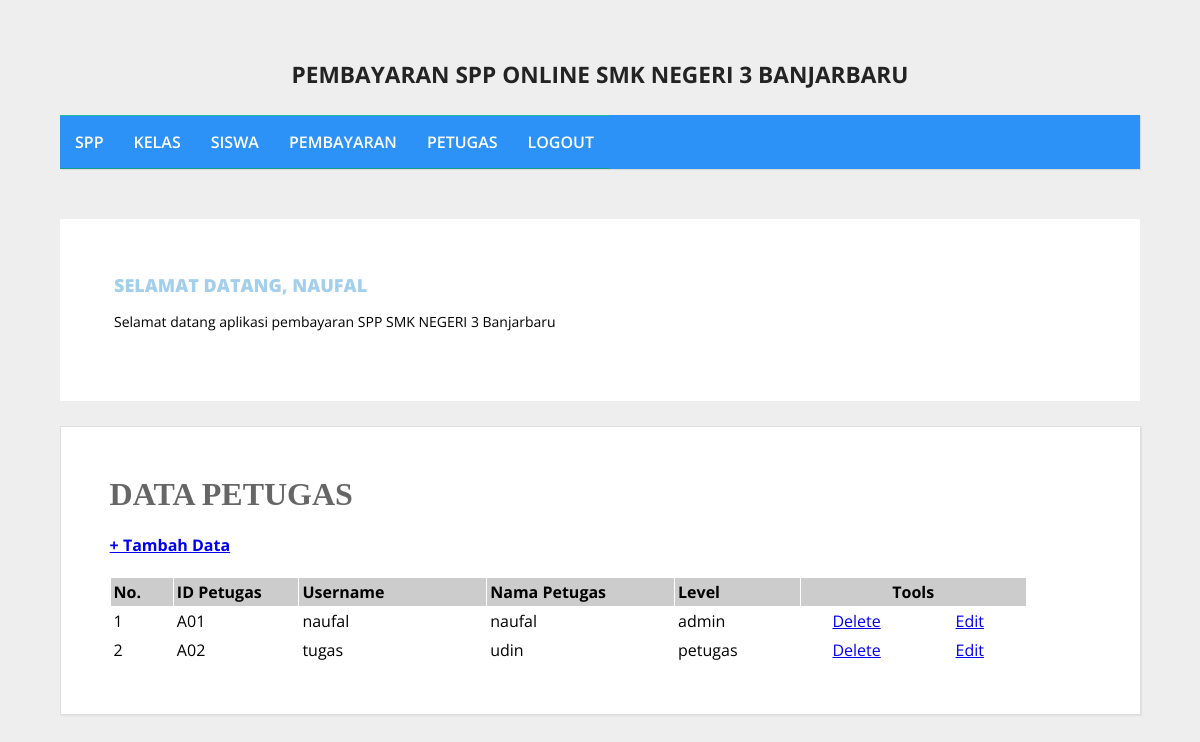
The app's page /admin/halaman_admin.php?open=data_petugas (signed in) with its own data.
### tables this page shows
CREATE TABLE `petugas` (
  `id_petugas` varchar(5) NOT NULL,
  `username` varchar(25) NOT NULL,
  `password` varchar(32) NOT NULL,
  `nama_petugas` varchar(35) NOT NULL,
  `level` enum('admin','petugas',',') NOT NULL
);

### admin/data_petugas.php (the view)
<?php
include_once "../src/koneksi.php";
?>
<h1><b>DATA PETUGAS</b></h1>
<h4><a href="?open=tambah_petugas">+ Tambah Data</a></h4>
<table cellspacing="1" cellpadding="3">
    <tr>
        <td width="5%" bgcolor="#CCCCCC"><b>No.</b></td>
        <td width="10%" bgcolor="#CCCCCC"><b>ID Petugas</b></td>
        <td width="15%" bgcolor="#CCCCCC"><b>Username</b></td>
        <td width="15%" bgcolor="#CCCCCC"><b>Nama Petugas</b></td>
        <td width="10%" bgcolor="#CCCCCC"><b>Level</b></td>
        <td colspan="2" align="center" bgcolor="#CCCCCC"><b>Tools</b></td>
    </tr>
<?php
$sql = mysqli_query($koneksi, "SELECT * FROM petugas order by id_petugas ASC");
$nomor = 0;
while ($data = mysqli_fetch_array($sql)) {
    $nomor++;
?>
    <tr>
        <td><?php echo $nomor; ?></td>
        <td><?php echo $data['id_petugas']; ?></td>
        <td><?php echo $data['username']; ?></td>
        <td><?php echo $data['nama_petugas']; ?></td>
        <td><?php echo $data['level']; ?></td>
        <td width="9%" align="center"><a href="?open=hapus_petugas&id_petugas=<?php echo $data['id_petugas']; ?>" target="_self" onclick="return confirm('YAKIN INGIN MENGHAPUS DATA PETUGAS INI ... ?')">Delete</a></td>
        <td width="9%" align="center"><a href="?open=edit_petugas&id_petugas=<?php echo $data['id_petugas']; ?>" target="_self">Edit</a></td>
    </tr>
<?php } ?>
</table>

### src/style.css (style rules this page uses)
body { background: #eee; margin: 0; font-family: 'Open Sans', sans-serif; }
.conteudo h1 { padding: 0; margin: 0 0 15px; font-weight: normal; color: #666; font-family: Georgia; }

### records on screen
petugas: id_petugas "A01", username "naufal", nama_petugas "naufal", level "admin"
petugas: id_petugas "A02", username "tugas", nama_petugas "udin", level "petugas"

### other values on screen
$_SESSION['username'] "NAUFAL"
